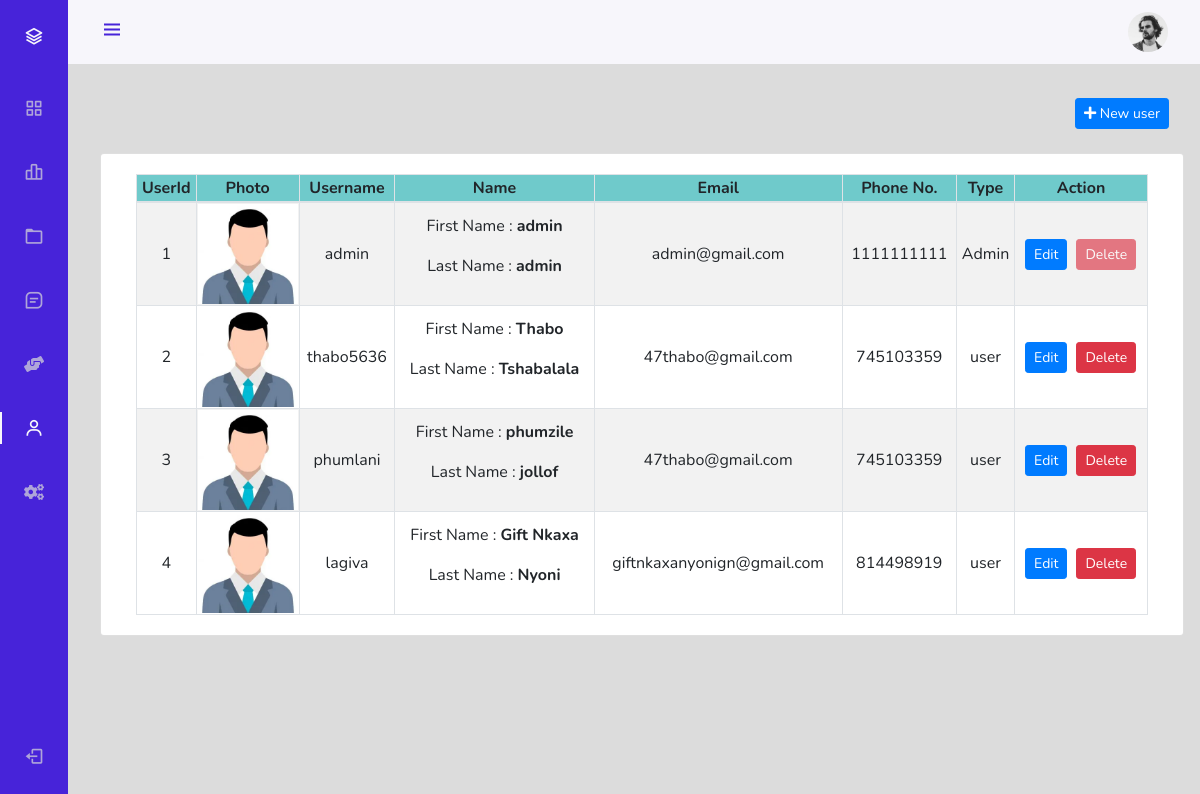
The app's page /admin/index.php?page=userManage (signed in) with its own data.
### tables this page shows
CREATE TABLE `users` (
  `id` int(21) NOT NULL,
  `username` varchar(21) NOT NULL,
  `firstName` varchar(21) NOT NULL,
  `lastName` varchar(21) NOT NULL,
  `email` varchar(35) NOT NULL,
  `phone` bigint(20) NOT NULL,
  `userType` enum('0','1') NOT NULL DEFAULT '0' COMMENT '0=user\r\n1=admin',
  `password` varchar(255) NOT NULL,
  `joinDate` datetime NOT NULL DEFAULT current_timestamp()
);

### admin/userManage.php (the view, shortened to what this page needs)
<div class="container-fluid" style="margin-top:98px">
	<div class="row">
        <div class="col-lg-12">
            <button class="btn btn-primary float-right btn-sm" data-toggle="modal" data-target="#newUser"><i class="fa fa-plus"></i> New user</button>
        </div>
	</div>
	    <br>
	<div class="row">
		<div class="card col-lg-12">
			<div class="card-body">
				<table class="table-striped table-bordered col-md-12 text-center">
                    <thead style="background-color: rgb(111 202 203);">
                        <tr>
                            <th>UserId</th>
                            <th style="width:7%">Photo</th>
                            <th>Username</th>
                            <th>Name</th>
                            <th>Email</th>
                            <th>Phone No.</th>
                            <th>Type</th>
                            <th>Action</th>
                        </tr>
                    </thead>
                    <tbody>
                        <?php
                            $sql = "SELECT * FROM users";
                            $result = mysqli_query($conn, $sql);
                            while($row=mysqli_fetch_assoc($result)) {
                                $Id = $row['id'];
                                $username = $row['username'];
                                $firstName = $row['firstName'];
                                $lastName = $row['lastName'];
                                $email = $row['email'];
                                $phone = $row['phone'];
                                $userType = $row['userType'];
                                if($userType == 0)
                                    $userType = "user";
                                else
                                    $userType = "Admin";
                                echo '<tr>
                                    <td>' .$Id. '</td>
                                    <td><img src="/OnlinePizzaDelivery/img/person-' .$Id. '.jpg" alt="image for this user" onError="this.src =\'/OnlinePizzaDelivery/img/profilePic.jpg\'" width="100px" height="100px"></td>
                                    <td>' .$username. '</td>
                                    <td>
                                        <p>First Name : <b>' .$firstName. '</b></p>
                                        <p>Last Name : <b>' .$lastName. '</b></p>
                                    </td>
                                    <td>' .$email. '</td>
                                    <td>' .$phone. '</td>
                                    <td>' .$userType. '</td>
                                    <td class="text-center">
                                        <div class="row mx-auto" style="width:112px">
                                            <button class="btn btn-sm btn-primary" data-toggle="modal" data-target="#editUser' .$Id. '" type="button">Edit</button>';
                                            if($Id == 1) {
                                                echo '<button class="btn btn-sm btn-danger" disabled style="margin-left:9px;">Delete</button>';
                                            }
                                            else {
                                                echo '<form action="partials/_userManage.php" method="POST">
                                                        <button name="removeUser" class="btn btn-sm btn-danger" style="margin-left:9px;">Delete</button>
                                                        <input type="hidden" name="Id" value="'.$Id. '">
                                                    </form>';
                                            }
                                    echo '</div>
                                    </td>
                                </tr>';
                            }
                        ?>
                    </tbody>
		        </table>
			</div>
		</div>
	</div>
</div>

### admin/assetsForSideBar/css/styles.css (style rules this page uses)
:root { --header-height: 3rem; --nav-width: 68px; --first-color: #4723D9; --first-color-light: #AFA5D9; --white-color: #F7F6FB; --body-font: 'Nunito', sans-serif; --normal-font-size: 1rem; --z-fixed: 100; }
*,::before,::after { box-sizing: border-box; }
body { position: relative; margin: var(--header-height) 0 0 0; padding: 0 1rem; font-family: var(--body-font); font-size: var(--normal-font-size); transition: .5s; }
@media screen and (min-width: 768px) { body { margin: calc(var(--header-height) + 1rem) 0 0 0; padding-left: calc(var(--nav-width) + 2rem); } }

### records on screen
users: id "1", username "admin", firstName "admin", lastName "admin", email "admin@gmail.com", phone "1111111111", userType "Admin", shows "Delete"
users: id "2", username "thabo5636", firstName "Thabo", lastName "Tshabalala", email "47thabo@gmail.com", phone "745103359", userType "user"
users: id "3", username "phumlani", firstName "phumzile", lastName "jollof", email "47thabo@gmail.com", phone "745103359", userType "user"
users: id "4", username "lagiva", firstName "Gift Nkaxa", lastName "Nyoni", email "giftnkaxanyonign@gmail.com", phone "814498919", userType "user"
